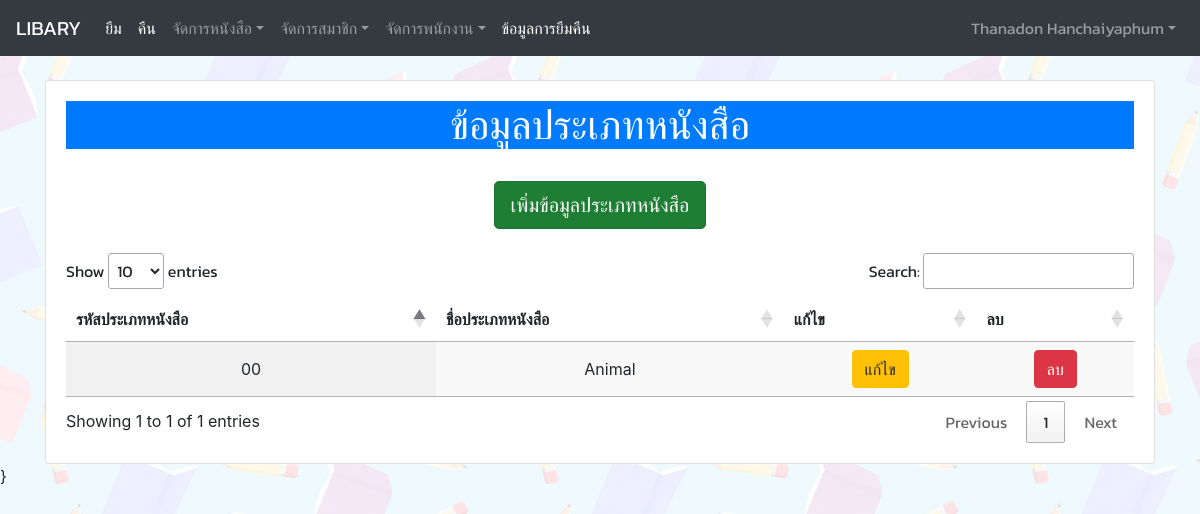
Page /admin/btype.php (signed in) on the committed database.
### tables this page shows
CREATE TABLE `staff` (
  `id_staff` tinyint(3) UNSIGNED ZEROFILL NOT NULL,
  `name_staff` varchar(60) NOT NULL,
  `lname_staff` varchar(40) NOT NULL,
  `id_stype` tinyint(2) NOT NULL,
  `username` varchar(50) NOT NULL,
  `password` int(11) NOT NULL
);

CREATE TABLE `btype` (
  `id_btype` tinyint(2) UNSIGNED ZEROFILL NOT NULL,
  `btype` varchar(60) NOT NULL
);

### admin/btype.php (the view, shortened to what this page needs)
<?php
include('../condb.php');
$btype  ="SELECT * FROM btype" or die("Error:" . mysqli_error());
$bty = mysqli_query($con, $btype);
?>
<!doctype html>
<html lang="en">
  <head>
    <link rel="stylesheet" href="https://cdn.jsdelivr.net/npm/bootstrap@4.5.3/dist/css/bootstrap.min.css">
    <link rel="stylesheet" href="../stly.css">
    <link href="https://cdn.datatables.net/1.10.22/css/jquery.dataTables.min.css" rel="stylesheet">
  </head>
  <body>
   <?php include 'admin_nav.php'?>
   <br>
   <div class="container">
     <div class="card">
        <div class="card-body">
        <h1 class="text-center bg-primary text-white">ข้อมูลประเภทหนังสือ</h1>
        <br><div class="text-center">
        <a href="../admin/add_btype.php" class="btn btn-success btn-lg active" role="button" aria-pressed="true">เพิ่มข้อมูลประเภทหนังสือ</a>
        </div>
  <br>
    <table id="myTable" class="display text-center">
    <thead>
    <tr>
        <th>รหัสประเภทหนังสือ</th>
        <th>ชื่อประเภทหนังสือ</th>
        <th>แก้ไข</th>
        <th>ลบ</th>
    </tr>
    </thead>
    <?php foreach ($bty as $b) {?>
      <tr>
        <td><?php echo $b['id_btype']; ?></td>
        <td><?php echo $b['btype'];?></td>
        <td><a class="btn btn-warning btn-md" href="../admin/edit_btype.php?id_btype=<?php echo  $b['id_btype']; ?>"  role="button">แก้ไข</td>
        <td><a class="btn btn-danger btn-md" href='../check/del_btype.php?id_btype=<?php echo $b['id_btype']; ?>'onclick="return confirm('คุณต้องการที่จะลบข้อมูลนี้หรือไม่')">ลบ</a></td>
      </tr>
    					  <?php }?>
    </table>
    </div>
</div>
</div>
}
</body>
</html>

### admin/admin_nav.php (shortened to what this page needs)
<?php
include('../condb.php');
$id_staff = $_SESSION['id_staff'];
$query ="SELECT * FROM staff WHERE id_staff='$id_staff'" or die("Error:" . mysqli_error());
$result = mysqli_query($con, $query);
$row = mysqli_fetch_array($result);
?>
<nav class="sb-topnav navbar navbar-expand navbar-dark bg-dark ">
            <a class="navbar-brand" href="../admin/admin_page.php">LIBARY</a>
    <div class="collapse navbar-collapse" id="navbarSupportedContent">
    <ul class="navbar-nav mr-auto">
      <li class="nav-item active">
        <a class="nav-link" href="../admin/borrow.php">ยืม <span class="sr-only">(current)</span></a>
      </li>
      <li class="nav-item active">
        <a class="nav-link" href="../admin/return.php">คืน <span class="sr-only">(current)</span></a>
      </li>
      <li class="nav-item dropdown">
    <a class="nav-link dropdown-toggle" data-toggle="dropdown" href="#" role="button" aria-haspopup="true" aria-expanded="false">จัดการหนังสือ</a>
      </li>
      <li class="nav-item dropdown">
    <a class="nav-link dropdown-toggle" data-toggle="dropdown" href="#" role="button" aria-haspopup="true" aria-expanded="false">จัดการสมาชิก</a>
      </li>
      <li class="nav-item dropdown">
    <a class="nav-link dropdown-toggle" data-toggle="dropdown" href="#" role="button" aria-haspopup="true" aria-expanded="false">จัดการพนักงาน</a>
      </li>
      <li class="nav-item active">
        <a class="nav-link" href="../admin/report.php">ข้อมูลการยืมคืน <span class="sr-only">(current)</span></a>
      </li>
        </div>
            <ul class="navbar-nav ml-auto ml-md-0">
                <li class="nav-item dropdown">
                    <a class="nav-link dropdown-toggle" id="userDropdown" href="#" role="button" data-toggle="dropdown" aria-haspopup="true" aria-expanded="false"> <?php echo $row["name_staff"],"   ", $row["lname_staff"];?></a>
                </li>
            </ul>
        </nav>

### stly.css (style rules this page uses)
a,h5,h2,h3,h4,p,h1,li,ul,label { font-family: 'Kanit', sans-serif; }
body { background-image: url('img/bg.jpg'); }

### rows in the picture
staff: name_staff "Thanadon", lname_staff "Hanchaiyaphum"
btype: id_btype "00", btype "Animal"
